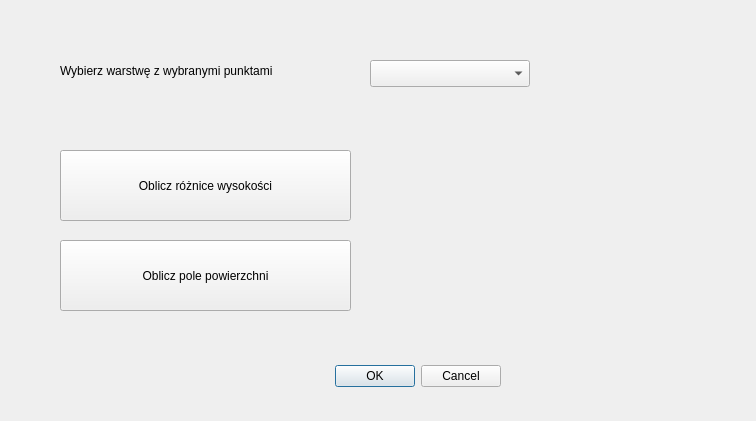
<?xml version="1.0" encoding="UTF-8"?>
<ui version="4.0">
 <class>geo_calculationsDialogBase</class>
 <widget class="QDialog" name="geo_calculationsDialogBase">
  <property name="geometry">
   <rect>
    <x>0</x>
    <y>0</y>
    <width>756</width>
    <height>421</height>
   </rect>
  </property>
  <property name="windowTitle">
   <string>Geodetic Calculations</string>
  </property>
  <widget class="QDialogButtonBox" name="button_box">
   <property name="geometry">
    <rect>
     <x>160</x>
     <y>360</y>
     <width>341</width>
     <height>32</height>
    </rect>
   </property>
   <property name="orientation">
    <enum>Qt::Horizontal</enum>
   </property>
   <property name="standardButtons">
    <set>QDialogButtonBox::Cancel|QDialogButtonBox::Ok</set>
   </property>
  </widget>
  <widget class="QPushButton" name="wysokoscButton">
   <property name="geometry">
    <rect>
     <x>60</x>
     <y>150</y>
     <width>291</width>
     <height>71</height>
    </rect>
   </property>
   <property name="text">
    <string>Oblicz różnice wysokości</string>
   </property>
  </widget>
  <widget class="QPushButton" name="PushButton_pole">
   <property name="geometry">
    <rect>
     <x>60</x>
     <y>240</y>
     <width>291</width>
     <height>71</height>
    </rect>
   </property>
   <property name="text">
    <string>Oblicz pole powierzchni</string>
   </property>
  </widget>
  <widget class="QLabel" name="label">
   <property name="geometry">
    <rect>
     <x>60</x>
     <y>40</y>
     <width>251</width>
     <height>61</height>
    </rect>
   </property>
   <property name="text">
    <string>Wybierz warstwę z wybranymi punktami</string>
   </property>
  </widget>
  <widget class="QgsMapLayerComboBox" name="mMapLayerComboBox">
   <property name="geometry">
    <rect>
     <x>370</x>
     <y>60</y>
     <width>160</width>
     <height>27</height>
    </rect>
   </property>
  </widget>
  <widget class="QLabel" name="label_dh_result">
   <property name="geometry">
    <rect>
     <x>490</x>
     <y>180</y>
     <width>55</width>
     <height>16</height>
    </rect>
   </property>
   <property name="text">
    <string/>
   </property>
  </widget>
  <widget class="QLabel" name="label_pole">
   <property name="geometry">
    <rect>
     <x>480</x>
     <y>270</y>
     <width>55</width>
     <height>16</height>
    </rect>
   </property>
   <property name="text">
    <string/>
   </property>
  </widget>
 </widget>
 <customwidgets>
  <customwidget>
   <class>QgsMapLayerComboBox</class>
   <extends>QComboBox</extends>
   <header>qgsmaplayercombobox.h</header>
  </customwidget>
 </customwidgets>
 <resources/>
 <connections>
  <connection>
   <sender>button_box</sender>
   <signal>accepted()</signal>
   <receiver>geo_calculationsDialogBase</receiver>
   <slot>accept()</slot>
   <hints>
    <hint type="sourcelabel">
     <x>20</x>
     <y>20</y>
    </hint>
    <hint type="destinationlabel">
     <x>20</x>
     <y>20</y>
    </hint>
   </hints>
  </connection>
  <connection>
   <sender>button_box</sender>
   <signal>rejected()</signal>
   <receiver>geo_calculationsDialogBase</receiver>
   <slot>reject()</slot>
   <hints>
    <hint type="sourcelabel">
     <x>20</x>
     <y>20</y>
    </hint>
    <hint type="destinationlabel">
     <x>20</x>
     <y>20</y>
    </hint>
   </hints>
  </connection>
 </connections>
</ui>
